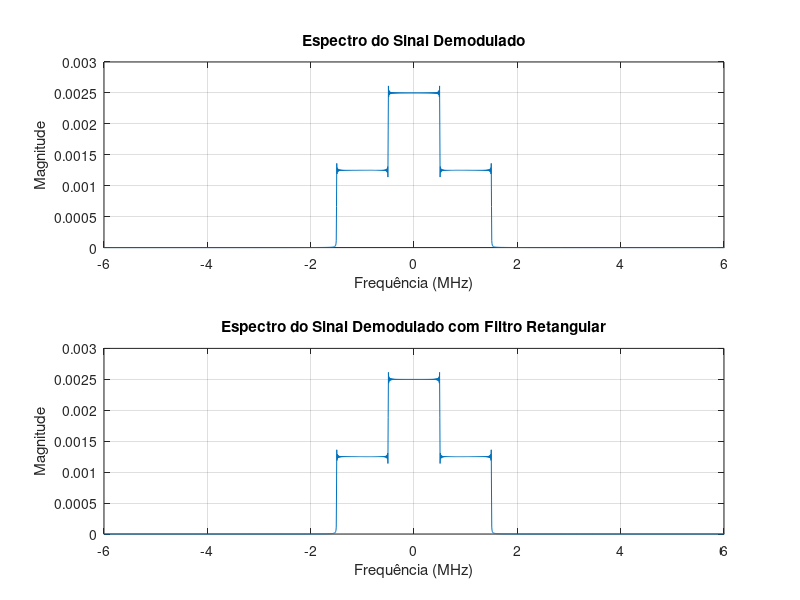

This figure's MATLAB source:
% Definindo parâmetros
fc = 0.5e6; 
fsamp = 50e6; 
t_end = 200e-6; 

% Definindo o intervalo de tempo
t = linspace(0, t_end, round(t_end * fsamp)); 
x = (t * 1e6) - 100; 

% Calculando o sinal de mensagem
mt = sinc(x);

% Calculando a portadora
ct = cos(2 * pi * fc * t); 

% Modulação do sinal de mensagem
st = mt .* ct;

% Demodulação do sinal modulado
rt = st .* ct; 

% Calculando a FFT do sinal demodulado sem filtragem
N = length(rt);
Rt_fft = fftshift(fft(rt));

% Definindo o vetor de frequência
f = (-N/2:N/2-1)*(fsamp/N);

% Projetando um filtro retangular para a faixa de -2 MHz a 2 MHz
H = zeros(size(f));
H((f >= -2e6) & (f <= 2e6)) = 1;

% Aplicando o filtro ao espectro
Rt_fft_filtered = Rt_fft .* H;

% Normalizando a magnitude do espectro original e filtrado
Rt_fft = abs(Rt_fft) / N;
Rt_fft_filtered = abs(Rt_fft_filtered) / N;

% Plotando o espectro original e o filtrado
figure;
subplot(2, 1, 1);
plot(f / 1e6, Rt_fft);
xlim([-6 6]);
title('Espectro do Sinal Demodulado');
xlabel('Frequência (MHz)');
ylabel('Magnitude');
grid on;

subplot(2, 1, 2);
plot(f / 1e6, Rt_fft_filtered);
xlim([-6 6]);
title('Espectro do Sinal Demodulado com Filtro Retangular');
xlabel('Frequência (MHz)');
ylabel('Magnitude');
grid on;
